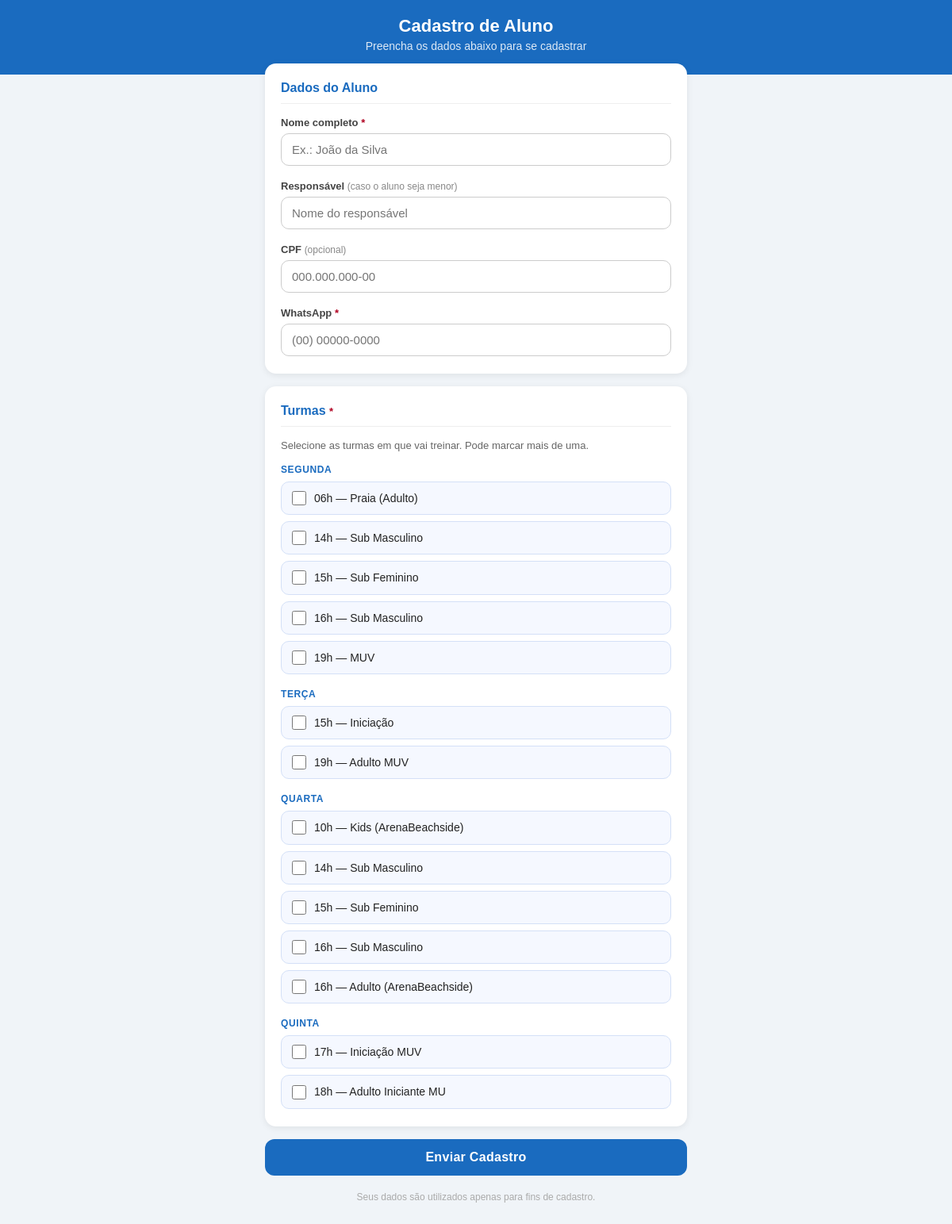
Screenshot of /livro/alunos/formulario.php with the database file from the repository.
### tables this page shows
CREATE TABLE IF NOT EXISTS `turmas` (
  `id`          INT UNSIGNED NOT NULL AUTO_INCREMENT,
  `dia_semana`  VARCHAR(20)  NOT NULL,
  `horario`     VARCHAR(10)  NOT NULL,
  `descricao`   VARCHAR(100) NOT NULL,
  PRIMARY KEY (`id`)
);

### livro/alunos/config.php (called while the page is built, shortened)
<?php
function h($s){ return htmlspecialchars(isset($s) ? $s : '', ENT_QUOTES, 'UTF-8'); }

### livro/alunos/formulario.php (the view, shortened to what this page needs)
<?php
require_once 'config.php';
$sucesso = false;
$old     = array('nome'=>'','responsavel'=>'','cpf'=>'','whatsapp'=>'','turmas'=>array());
$turmas_raw = $pdo->query("SELECT * FROM turmas ORDER BY FIELD(dia_semana,'Segunda','Terça','Quarta','Quinta'), horario, id")->fetchAll();
$turmas_por_dia = array();
foreach ($turmas_raw as $t) {
    $turmas_por_dia[$t['dia_semana']][] = $t;
}
?>
<!doctype html>
<html lang="pt-br">
<head>
</head>
<body>
<div class="header">
    <h1>Cadastro de Aluno</h1>
    <p>Preencha os dados abaixo para se cadastrar</p>
</div>
<div class="container">
<?php if ($sucesso):
    $stmtT = $pdo->prepare("
        SELECT t.dia_semana, t.horario, t.descricao
        FROM turmas t
        JOIN aluno_turmas at2 ON at2.turma_id = t.id
        WHERE at2.aluno_id = :id
        ORDER BY t.id
    ");
    $stmtT->execute(array(':id' => $aluno_id));
    $turmas_ok = $stmtT->fetchAll();
?>
<div class="card sucesso">
    <div class="ico">✅</div>
    <h2>Cadastro realizado!</h2>
    <p>Obrigado, <strong><?= h($nome) ?></strong>!<br>
    Seu cadastro foi recebido com sucesso.<br>Em breve entraremos em contato.</p>
    <?php if ($turmas_ok): ?>
    <div class="turmas-ok">
        <h3>Turmas selecionadas:</h3>
        <?php foreach ($turmas_ok as $tt): ?>
            <span class="tag"><?= h($tt['dia_semana'] . ' ' . $tt['horario'] . ' — ' . $tt['descricao']) ?></span>
        <?php endforeach; ?>
    </div>
    <?php endif; ?>
</div>
<?php else: ?>
<form method="post" action="formulario.php" novalidate>
    <div class="card">
        <h2>Dados do Aluno</h2>
        <div class="field">
            <label class="lbl">Nome completo <span class="req">*</span></label>
            <input type="text" name="nome" value="<?= h($old['nome']) ?>"
                   placeholder="Ex.: João da Silva" autocomplete="name" required>
        </div>
        <div class="field">
            <label class="lbl">Responsável <span class="opt">(caso o aluno seja menor)</span></label>
            <input type="text" name="responsavel" id="responsavel" value="<?= h($old['responsavel']) ?>"
                   placeholder="Nome do responsável" autocomplete="off">
        </div>
        <div class="field">
            <label class="lbl">CPF <span class="opt">(opcional)</span></label>
            <input type="text" name="cpf" id="cpf" value="<?= h($old['cpf']) ?>"
                   placeholder="000.000.000-00" maxlength="14" inputmode="numeric">
        </div>
        <div class="field">
            <label class="lbl">WhatsApp <span class="req">*</span></label>
            <input type="text" name="whatsapp" id="whatsapp" value="<?= h($old['whatsapp']) ?>"
                   placeholder="(00) 00000-0000" maxlength="16" inputmode="numeric">
        </div>
    </div>
    <div class="card">
        <h2>Turmas <span style="color:#b00020;font-size:13px;">*</span></h2>
        <p style="font-size:13px;color:#666;margin-bottom:16px;">Selecione as turmas em que vai treinar. Pode marcar mais de uma.</p>
        <?php foreach ($turmas_por_dia as $dia => $lista): ?>
        <div class="turmas-grupo">
            <p class="dia-titulo"><?= h($dia) ?></p>
            <div class="turmas-checks">
                <?php foreach ($lista as $t): ?>
                    <?php $marcado = in_array((int)$t['id'], $old['turmas']); ?>
                    <label class="turma-item <?= $marcado ? 'marcado' : '' ?>">
                        <input type="checkbox" name="turmas[]" value="<?= $t['id'] ?>"
                               <?= $marcado ? 'checked' : '' ?>
                               onchange="toggleTurma(this)">
                        <span><?= h($t['horario'] . ' — ' . $t['descricao']) ?></span>
                    </label>
                <?php endforeach; ?>
            </div>
        </div>
        <?php endforeach; ?>
    </div>
    <button type="submit" class="btn-enviar">Enviar Cadastro</button>
</form>
<?php endif; ?>
<div class="footer" style="margin-top:20px;">Seus dados são utilizados apenas para fins de cadastro.</div>
</div>
</body>
</html>

### livro/alunos/formulario.php (style rules this page uses)
* { box-sizing:border-box;margin:0;padding:0; }
body { font-family:Arial,sans-serif;background:#f0f4f8;color:#222;min-height:100vh; }
.header { background:#1a6bbf;color:#fff;padding:20px 16px 28px;text-align:center; }
.header h1 { font-size:22px;font-weight:bold;margin-bottom:4px; }
.header p { font-size:14px;opacity:.85; }
.container { max-width:560px;margin:-14px auto 40px;padding:0 14px; }
.card { background:#fff;border-radius:14px;padding:22px 20px;margin-bottom:16px;box-shadow:0 2px 8px rgba(0,0,0,.08); }
.card h2 { font-size:16px;color:#1a6bbf;margin-bottom:16px;padding-bottom:10px;border-bottom:1px solid #eee; }
.field { margin-bottom:18px; }
.field:last-child { margin-bottom:0; }
label.lbl { display:block;font-size:13px;font-weight:bold;color:#444;margin-bottom:6px; }
label.lbl .req { color:#b00020; }
label.lbl .opt { font-weight:normal;color:#888;font-size:12px; }
input[type=text] { width:100%;padding:11px 13px;border:1.5px solid #ccc;border-radius:10px; font-size:15px;transition:border .2s;-webkit-appearance:none; }
.dia-titulo { font-size:12px;font-weight:bold;color:#1a6bbf;text-transform:uppercase;letter-spacing:.6px;margin:0 0 8px; }
.turmas-grupo { margin-bottom:18px; }
.turmas-grupo:last-child { margin-bottom:0; }
.turmas-checks { display:flex;flex-direction:column;gap:8px; }
.turma-item { display:flex;align-items:center;gap:10px;background:#f5f8ff;border:1.5px solid #d4e0f7;border-radius:10px;padding:11px 13px;cursor:pointer;transition:background .15s,border .15s; }
.turma-item input[type=checkbox] { width:18px;height:18px;cursor:pointer;flex-shrink:0;accent-color:#fff; }
.turma-item span { font-size:14px;line-height:1.3; }
.btn-enviar { display:block;width:100%;padding:14px;background:#1a6bbf;color:#fff; border:0;border-radius:12px;font-size:16px;font-weight:bold;cursor:pointer; letter-spacing:.3px;margin-top:4px;-webkit-appearance:none; }
.footer { text-align:center;font-size:12px;color:#aaa;padding:0 0 24px; }

### rows the page displays
turmas: horario+descricao "06h — Praia (Adulto)"
turmas: horario+descricao "14h — Sub Masculino"
turmas: horario+descricao "15h — Sub Feminino"
turmas: horario+descricao "16h — Sub Masculino"
turmas: horario+descricao "19h — MUV"
turmas: horario+descricao "15h — Iniciação"
turmas: horario+descricao "19h — Adulto MUV"
turmas: horario+descricao "10h — Kids (ArenaBeachside)"
turmas: horario+descricao "14h — Sub Masculino"
turmas: horario+descricao "15h — Sub Feminino"
turmas: horario+descricao "16h — Sub Masculino"
turmas: horario+descricao "16h — Adulto (ArenaBeachside)"
turmas: horario+descricao "17h — Iniciação MUV"
turmas: horario+descricao "18h — Adulto Iniciante MU"

### other values shown
$dia "SEGUNDA"
$dia "TERÇA"
$dia "QUARTA"
$dia "QUINTA"
